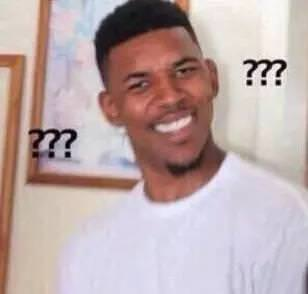
#> input picture w1/3sjM3t9.jpg, 308 x 294 px
$ python test.py
#> lines starting #> are read from the running program, lines starting #| are printed output that depends on the picture
# [11 lines of commented-out code are left out]

import cv2

img = cv2.imread('3sjM3t9.jpg')
#> img is the input picture: shape (294, 308, 3); mean B, G, R 169.6, 169.5, 188.8
img = cv2.resize(img,(400,400))
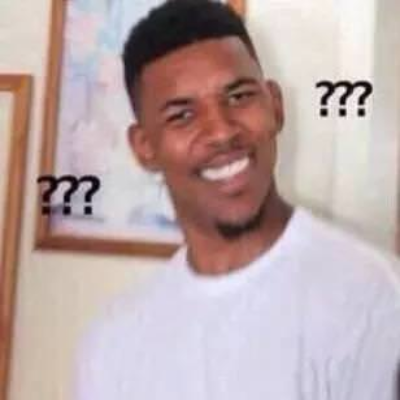
#> img: shape (400, 400, 3); mean B, G, R 169.5, 169.4, 188.7
cv2.imshow('image',img)
cv2.waitKey(0)
cv2.destroyAllWindows()
